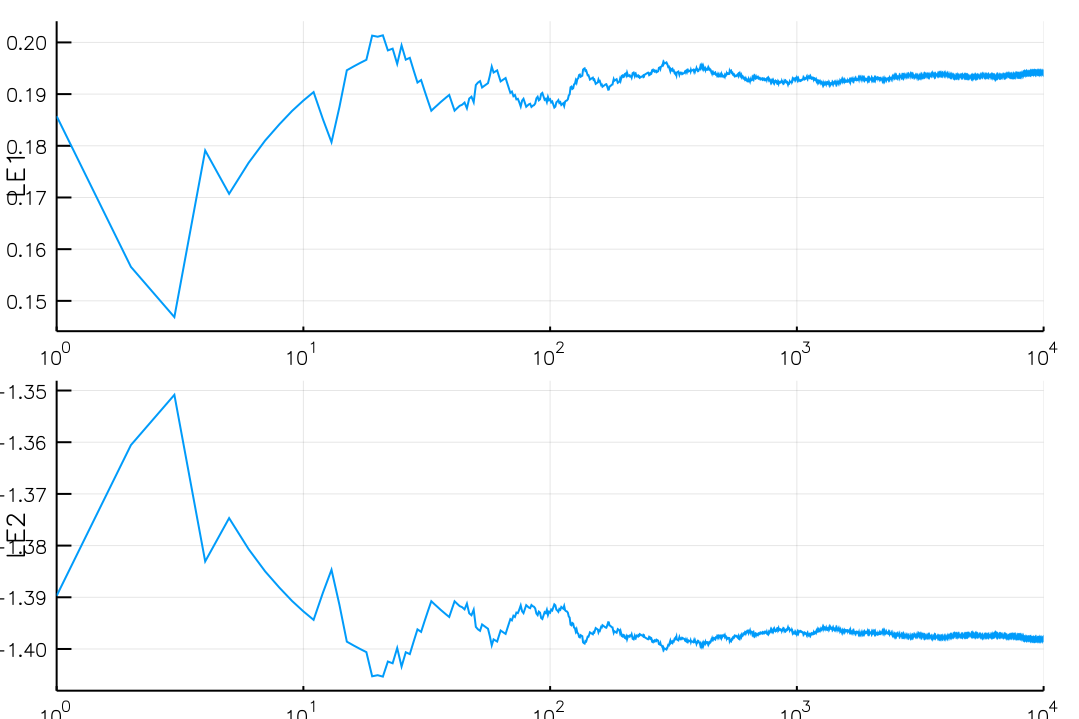

This figure's Julia source:
using LyapunovExponents
using Plots
demo = solve!(LyapunovExponents.lozi_map(); progress=1)
plot(demo)
